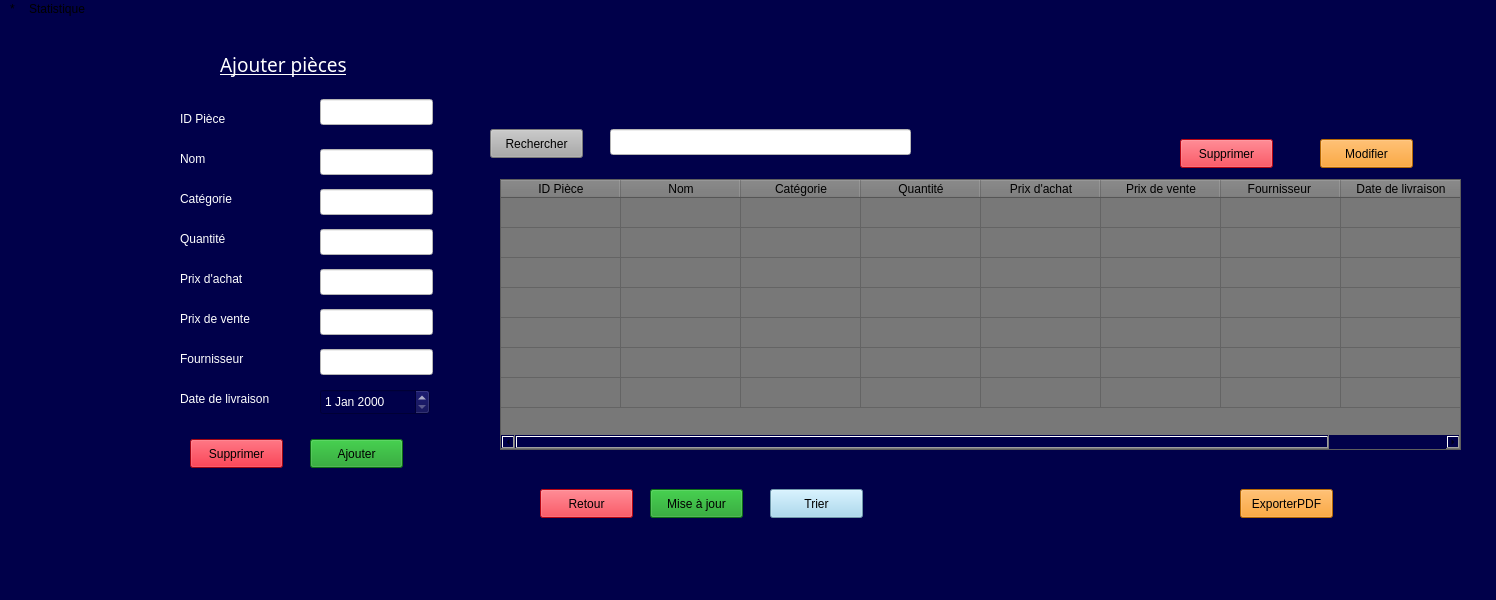
<?xml version="1.0" encoding="UTF-8"?>
<ui version="4.0">
 <class>nstock</class>
 <widget class="QMainWindow" name="nstock">
  <property name="geometry">
   <rect>
    <x>0</x>
    <y>0</y>
    <width>1496</width>
    <height>600</height>
   </rect>
  </property>
  <property name="windowTitle">
   <string>nstock</string>
  </property>
  <property name="styleSheet">
   <string notr="true">

background-color: rgb(0, 0, 74);</string>
  </property>
  <widget class="QWidget" name="centralwidget">
   <widget class="QPushButton" name="pushButton">
    <property name="geometry">
     <rect>
      <x>1320</x>
      <y>120</y>
      <width>93</width>
      <height>29</height>
     </rect>
    </property>
    <property name="styleSheet">
     <string notr="true">background-color: rgb(253, 145, 4);</string>
    </property>
    <property name="text">
     <string>Modifier</string>
    </property>
   </widget>
   <widget class="QPushButton" name="pushButton_2">
    <property name="geometry">
     <rect>
      <x>1180</x>
      <y>120</y>
      <width>93</width>
      <height>29</height>
     </rect>
    </property>
    <property name="styleSheet">
     <string notr="true">background-color: rgb(253, 7, 27);</string>
    </property>
    <property name="text">
     <string>Supprimer</string>
    </property>
   </widget>
   <widget class="QPushButton" name="pushButton_3">
    <property name="geometry">
     <rect>
      <x>190</x>
      <y>420</y>
      <width>93</width>
      <height>29</height>
     </rect>
    </property>
    <property name="styleSheet">
     <string notr="true">background-color: rgb(223, 7, 27);</string>
    </property>
    <property name="text">
     <string>Supprimer</string>
    </property>
   </widget>
   <widget class="QPushButton" name="pushButton_4">
    <property name="geometry">
     <rect>
      <x>310</x>
      <y>420</y>
      <width>93</width>
      <height>29</height>
     </rect>
    </property>
    <property name="styleSheet">
     <string notr="true">background-color: rgb(18, 153, 29);</string>
    </property>
    <property name="text">
     <string>Ajouter</string>
    </property>
   </widget>
   <widget class="QPushButton" name="pushButton_5">
    <property name="geometry">
     <rect>
      <x>540</x>
      <y>470</y>
      <width>93</width>
      <height>29</height>
     </rect>
    </property>
    <property name="styleSheet">
     <string notr="true">background-color: rgb(253, 7, 27);</string>
    </property>
    <property name="text">
     <string>Retour</string>
    </property>
   </widget>
   <widget class="QPushButton" name="pushButton_6">
    <property name="geometry">
     <rect>
      <x>650</x>
      <y>470</y>
      <width>93</width>
      <height>29</height>
     </rect>
    </property>
    <property name="styleSheet">
     <string notr="true">background-color: rgb(18, 153, 29);</string>
    </property>
    <property name="text">
     <string>Mise à jour</string>
    </property>
   </widget>
   <widget class="QPushButton" name="pushButton_7">
    <property name="geometry">
     <rect>
      <x>490</x>
      <y>110</y>
      <width>93</width>
      <height>29</height>
     </rect>
    </property>
    <property name="styleSheet">
     <string notr="true">background-color: rgb(168, 168, 168);</string>
    </property>
    <property name="text">
     <string>Rechercher</string>
    </property>
   </widget>
   <widget class="QPushButton" name="pushButton_8">
    <property name="geometry">
     <rect>
      <x>1240</x>
      <y>470</y>
      <width>93</width>
      <height>29</height>
     </rect>
    </property>
    <property name="styleSheet">
     <string notr="true">background-color: rgb(253, 145, 4);</string>
    </property>
    <property name="text">
     <string>ExporterPDF</string>
    </property>
   </widget>
   <widget class="QTableWidget" name="tableWidget">
    <property name="geometry">
     <rect>
      <x>500</x>
      <y>160</y>
      <width>961</width>
      <height>271</height>
     </rect>
    </property>
    <property name="styleSheet">
     <string notr="true">background-color: rgb(120, 120, 120);</string>
    </property>
    <property name="rowCount">
     <number>7</number>
    </property>
    <attribute name="horizontalHeaderVisible">
     <bool>true</bool>
    </attribute>
    <attribute name="horizontalHeaderMinimumSectionSize">
     <number>40</number>
    </attribute>
    <attribute name="horizontalHeaderDefaultSectionSize">
     <number>120</number>
    </attribute>
    <attribute name="verticalHeaderVisible">
     <bool>false</bool>
    </attribute>
    <row/>
    <row/>
    <row/>
    <row/>
    <row/>
    <row/>
    <row/>
    <column>
     <property name="text">
      <string>ID Pièce</string>
     </property>
    </column>
    <column>
     <property name="text">
      <string>Nom</string>
     </property>
    </column>
    <column>
     <property name="text">
      <string>Catégorie</string>
     </property>
    </column>
    <column>
     <property name="text">
      <string>Quantité</string>
     </property>
    </column>
    <column>
     <property name="text">
      <string>Prix d'achat</string>
     </property>
    </column>
    <column>
     <property name="text">
      <string>Prix de vente</string>
     </property>
    </column>
    <column>
     <property name="text">
      <string>Fournisseur </string>
     </property>
    </column>
    <column>
     <property name="text">
      <string>Date de livraison</string>
     </property>
    </column>
   </widget>
   <widget class="QLabel" name="label">
    <property name="geometry">
     <rect>
      <x>220</x>
      <y>30</y>
      <width>151</width>
      <height>31</height>
     </rect>
    </property>
    <property name="font">
     <font>
      <family>Simple Indust Shaded</family>
      <pointsize>14</pointsize>
      <underline>true</underline>
     </font>
    </property>
    <property name="styleSheet">
     <string notr="true">color: rgb(255, 255, 255);</string>
    </property>
    <property name="text">
     <string>Ajouter pièces</string>
    </property>
   </widget>
   <widget class="QLineEdit" name="lineEdit">
    <property name="geometry">
     <rect>
      <x>320</x>
      <y>80</y>
      <width>113</width>
      <height>26</height>
     </rect>
    </property>
    <property name="styleSheet">
     <string notr="true">background-color: rgb(255, 255, 255);</string>
    </property>
   </widget>
   <widget class="QLineEdit" name="lineEdit_2">
    <property name="geometry">
     <rect>
      <x>320</x>
      <y>130</y>
      <width>113</width>
      <height>26</height>
     </rect>
    </property>
    <property name="styleSheet">
     <string notr="true">background-color: rgb(255, 255, 255);</string>
    </property>
   </widget>
   <widget class="QLineEdit" name="lineEdit_3">
    <property name="geometry">
     <rect>
      <x>320</x>
      <y>170</y>
      <width>113</width>
      <height>26</height>
     </rect>
    </property>
    <property name="styleSheet">
     <string notr="true">background-color: rgb(255, 255, 255);</string>
    </property>
   </widget>
   <widget class="QLineEdit" name="lineEdit_4">
    <property name="geometry">
     <rect>
      <x>320</x>
      <y>210</y>
      <width>113</width>
      <height>26</height>
     </rect>
    </property>
    <property name="styleSheet">
     <string notr="true">background-color: rgb(255, 255, 255);</string>
    </property>
   </widget>
   <widget class="QLineEdit" name="lineEdit_5">
    <property name="geometry">
     <rect>
      <x>320</x>
      <y>250</y>
      <width>113</width>
      <height>26</height>
     </rect>
    </property>
    <property name="styleSheet">
     <string notr="true">background-color: rgb(255, 255, 255);</string>
    </property>
   </widget>
   <widget class="QLineEdit" name="lineEdit_6">
    <property name="geometry">
     <rect>
      <x>320</x>
      <y>290</y>
      <width>113</width>
      <height>26</height>
     </rect>
    </property>
    <property name="styleSheet">
     <string notr="true">background-color: rgb(255, 255, 255);</string>
    </property>
   </widget>
   <widget class="QLineEdit" name="lineEdit_7">
    <property name="geometry">
     <rect>
      <x>320</x>
      <y>330</y>
      <width>113</width>
      <height>26</height>
     </rect>
    </property>
    <property name="styleSheet">
     <string notr="true">background-color: rgb(255, 255, 255);</string>
    </property>
   </widget>
   <widget class="QLabel" name="label_2">
    <property name="geometry">
     <rect>
      <x>180</x>
      <y>370</y>
      <width>111</width>
      <height>20</height>
     </rect>
    </property>
    <property name="styleSheet">
     <string notr="true">color: rgb(255, 255, 255);</string>
    </property>
    <property name="text">
     <string>Date de livraison</string>
    </property>
   </widget>
   <widget class="QDateEdit" name="dateEdit">
    <property name="geometry">
     <rect>
      <x>320</x>
      <y>370</y>
      <width>110</width>
      <height>26</height>
     </rect>
    </property>
    <property name="styleSheet">
     <string notr="true">color: rgb(255, 255, 255);</string>
    </property>
   </widget>
   <widget class="QLabel" name="label_3">
    <property name="geometry">
     <rect>
      <x>180</x>
      <y>330</y>
      <width>111</width>
      <height>20</height>
     </rect>
    </property>
    <property name="styleSheet">
     <string notr="true">color: rgb(255, 255, 255);</string>
    </property>
    <property name="text">
     <string>Fournisseur</string>
    </property>
   </widget>
   <widget class="QLabel" name="label_4">
    <property name="geometry">
     <rect>
      <x>180</x>
      <y>290</y>
      <width>111</width>
      <height>20</height>
     </rect>
    </property>
    <property name="styleSheet">
     <string notr="true">color: rgb(255, 255, 255);</string>
    </property>
    <property name="text">
     <string>Prix de vente</string>
    </property>
   </widget>
   <widget class="QLabel" name="label_5">
    <property name="geometry">
     <rect>
      <x>180</x>
      <y>250</y>
      <width>111</width>
      <height>20</height>
     </rect>
    </property>
    <property name="styleSheet">
     <string notr="true">color: rgb(255, 255, 255);</string>
    </property>
    <property name="text">
     <string>Prix d'achat</string>
    </property>
   </widget>
   <widget class="QLabel" name="label_6">
    <property name="geometry">
     <rect>
      <x>180</x>
      <y>210</y>
      <width>111</width>
      <height>20</height>
     </rect>
    </property>
    <property name="styleSheet">
     <string notr="true">color: rgb(255, 255, 255);</string>
    </property>
    <property name="text">
     <string>Quantité</string>
    </property>
   </widget>
   <widget class="QLabel" name="label_7">
    <property name="geometry">
     <rect>
      <x>180</x>
      <y>170</y>
      <width>111</width>
      <height>20</height>
     </rect>
    </property>
    <property name="styleSheet">
     <string notr="true">color: rgb(255, 255, 255);</string>
    </property>
    <property name="text">
     <string>Catégorie</string>
    </property>
   </widget>
   <widget class="QLabel" name="label_8">
    <property name="geometry">
     <rect>
      <x>180</x>
      <y>130</y>
      <width>111</width>
      <height>20</height>
     </rect>
    </property>
    <property name="styleSheet">
     <string notr="true">color: rgb(255, 255, 255);</string>
    </property>
    <property name="text">
     <string>Nom</string>
    </property>
   </widget>
   <widget class="QLabel" name="label_9">
    <property name="geometry">
     <rect>
      <x>180</x>
      <y>90</y>
      <width>111</width>
      <height>20</height>
     </rect>
    </property>
    <property name="styleSheet">
     <string notr="true">color: rgb(255, 255, 255);</string>
    </property>
    <property name="text">
     <string>ID Pièce</string>
    </property>
   </widget>
   <widget class="QPushButton" name="pushButton_9">
    <property name="geometry">
     <rect>
      <x>770</x>
      <y>470</y>
      <width>93</width>
      <height>29</height>
     </rect>
    </property>
    <property name="styleSheet">
     <string notr="true">background-color: rgb(154, 211, 238);</string>
    </property>
    <property name="text">
     <string>Trier</string>
    </property>
   </widget>
   <widget class="QLineEdit" name="lineEdit_8">
    <property name="geometry">
     <rect>
      <x>610</x>
      <y>110</y>
      <width>301</width>
      <height>26</height>
     </rect>
    </property>
    <property name="styleSheet">
     <string notr="true">background-color: rgb(255, 255, 255);</string>
    </property>
   </widget>
   <widget class="QLabel" name="label_10">
    <property name="geometry">
     <rect>
      <x>0</x>
      <y>-21</y>
      <width>1471</width>
      <height>591</height>
     </rect>
    </property>
    <property name="text">
     <string/>
    </property>
   </widget>
   <widget class="QLabel" name="label_11">
    <property name="geometry">
     <rect>
      <x>1320</x>
      <y>0</y>
      <width>91</width>
      <height>71</height>
     </rect>
    </property>
    <property name="styleSheet">
     <string notr="true">border-image: url(:/logo.jpeg);</string>
    </property>
    <property name="text">
     <string/>
    </property>
   </widget>
   <zorder>label_10</zorder>
   <zorder>pushButton</zorder>
   <zorder>pushButton_2</zorder>
   <zorder>pushButton_3</zorder>
   <zorder>pushButton_4</zorder>
   <zorder>pushButton_5</zorder>
   <zorder>pushButton_6</zorder>
   <zorder>pushButton_7</zorder>
   <zorder>pushButton_8</zorder>
   <zorder>tableWidget</zorder>
   <zorder>label</zorder>
   <zorder>lineEdit</zorder>
   <zorder>lineEdit_2</zorder>
   <zorder>lineEdit_3</zorder>
   <zorder>lineEdit_4</zorder>
   <zorder>lineEdit_5</zorder>
   <zorder>lineEdit_6</zorder>
   <zorder>lineEdit_7</zorder>
   <zorder>label_2</zorder>
   <zorder>dateEdit</zorder>
   <zorder>label_3</zorder>
   <zorder>label_4</zorder>
   <zorder>label_5</zorder>
   <zorder>label_6</zorder>
   <zorder>label_7</zorder>
   <zorder>label_8</zorder>
   <zorder>label_9</zorder>
   <zorder>pushButton_9</zorder>
   <zorder>lineEdit_8</zorder>
   <zorder>label_11</zorder>
  </widget>
  <widget class="QMenuBar" name="menubar">
   <property name="geometry">
    <rect>
     <x>0</x>
     <y>0</y>
     <width>1496</width>
     <height>26</height>
    </rect>
   </property>
   <widget class="QMenu" name="menu">
    <property name="title">
     <string>*</string>
    </property>
   </widget>
   <widget class="QMenu" name="menuMENU">
    <property name="title">
     <string>Statistique</string>
    </property>
    <addaction name="actionID_Pi_ce"/>
   </widget>
   <addaction name="menu"/>
   <addaction name="menuMENU"/>
  </widget>
  <widget class="QStatusBar" name="statusbar"/>
  <action name="actionID_Pi_ce">
   <property name="text">
    <string>ID Pièce</string>
   </property>
  </action>
 </widget>
 <resources/>
 <connections/>
</ui>
